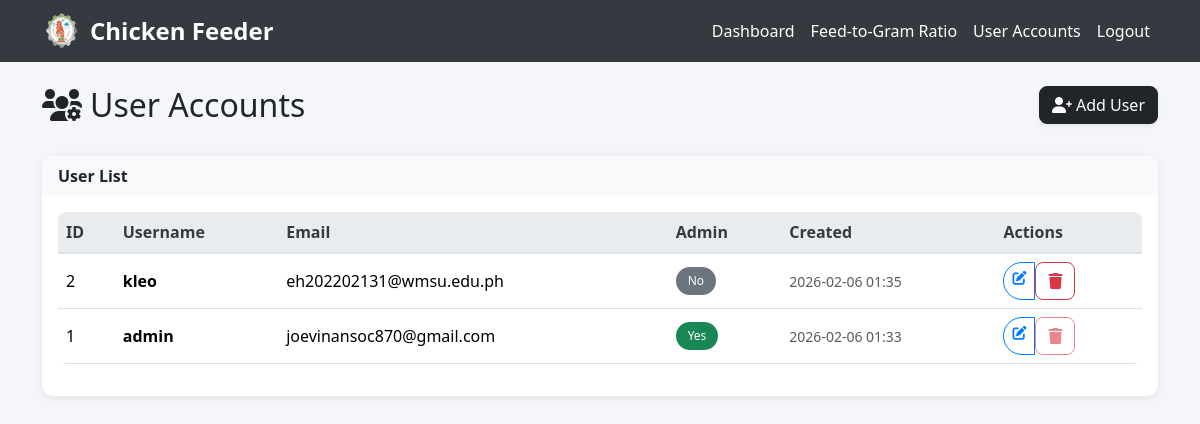
The app's page /admin/users (signed in) with its own data.
### models.py (models this page shows)
class User(UserMixin, db.Model):
    id = db.Column(db.Integer, primary_key=True)
    username = db.Column(db.String(80), unique=True, nullable=False)
    email = db.Column(db.String(120), unique=True, nullable=False)
    password_hash = db.Column(db.String(120), nullable=False)
    iot_device_url = db.Column(db.String(255), nullable=True)  # e.g., 'http://192.168.1.100:5000' or 'pi_klei'
    is_admin = db.Column(db.Boolean, default=True)
    created_at = db.Column(db.DateTime, default=datetime.now)

### app.py (the view)
@app.route('/admin/users')
@login_required
def admin_user_dashboard():
    if not require_admin():
        return redirect(url_for('dashboard'))
    users = User.query.order_by(User.created_at.desc()).all()
    return render_template('admin/users.html', users=users)

### app.py (called while the page is built)
@login_manager.user_loader
def load_user(user_id):
    return db.session.get(User, int(user_id))

@app.context_processor
def inject_datetime():
    return {'datetime': datetime}

@app.before_request
def restrict_admin_from_user_pages():
    if current_user.is_authenticated and getattr(current_user, 'is_admin', False):
        if not request.path.startswith('/admin'):
            if not request.path.startswith('/static') and not request.path.startswith('/logout'):
                return redirect(url_for('admin.dashboard'))

def require_admin():
    if not current_user.is_authenticated or not getattr(current_user, 'is_admin', False):
        flash('Unauthorized: admin access required.', 'danger')
        return False
    return True

### templates/admin/users.html (shortened to what this page needs)
{% extends "admin_base.html" %}
{% block content %}
<div class="container mt-4">
    <div class="row mb-4">
        <div class="col">
            <h1 class="h2 ">
                <i class="fas fa-users-cog me-2"></i>User Accounts
            </h1>
        </div>
        <div class="col-auto">
            <a href="{{ url_for('admin_create_user') }}" class="btn btn-dark shadow-sm">
                <i class="fas fa-user-plus me-1"></i>Add User
            </a>
        </div>
    </div>
    <div class="card">
        <div class="card-header bg-light border-bottom-0">
            <strong>User List</strong>
        </div>
        <div class="card-body">
            {% if users %}
            <div class="table-responsive">
                <table class="table table-hover align-middle">
                    <thead class="table-light">
                        <tr>
                            <th>ID</th>
                            <th>Username</th>
                            <th>Email</th>
                            <th>Admin</th>
                            <th>Created</th>
                            <th>Actions</th>
                        </tr>
                    </thead>
                    <tbody>
                        {% for user in users %}
                        <tr>
                            <td>{{ user.id }}</td>
                            <td><span class="fw-bold">{{ user.username }}</span></td>
                            <td>{{ user.email }}</td>
                            <td>
                                {% if user.is_admin %}
                                    <span class="badge bg-success">Yes</span>
                                {% else %}
                                    <span class="badge bg-secondary">No</span>
                                {% endif %}
                            </td>
                            <td>
                                <small class="text-muted">{{ user.created_at.strftime('%Y-%m-%d %H:%M') }}</small>
                            </td>
                            <td>
                                <div class="btn-group btn-group-sm">
                                    <a href="{{ url_for('admin_edit_user', user_id=user.id) }}" class="btn btn-outline-primary" title="Edit">
                                        <i class="fas fa-edit"></i>
                                    </a>
                                    <form method="POST" action="{{ url_for('admin_delete_user', user_id=user.id) }}" style="display:inline;" class="delete-user-form" data-username="{{ user.username }}">
                                        <button type="submit" class="btn btn-outline-danger" title="Delete" {% if user.id == current_user.id %}disabled{% endif %}>
                                            <i class="fas fa-trash"></i>
                                        </button>
                                    </form>
                                </div>
                            </td>
                        </tr>
                        {% endfor %}
                    </tbody>
                </table>
            </div>
            {% else %}
            <div class="text-center text-muted py-5">
                <i class="fas fa-users fa-4x mb-3"></i>
                <h4>No Users Found</h4>
                <p class="mb-4">You can add new users using the button above.</p>
            </div>
            {% endif %}
        </div>
    </div>
</div>
{% endblock %}

### static/css/style.css (style rules this page uses)
:root { --primary-color: #2c5f2d; --secondary-color: #97bc62; --success-color: #28a745; --danger-color: #dc3545; --warning-color: #ffc107; --info-color: #17a2b8; --light-color: #f8f9fa; --dark-color: #343a40; }
body { font-family: 'Segoe UI', Tahoma, Geneva, Verdana, sans-serif; background-color: #f5f7fa; }
.card { border: none; border-radius: 12px; box-shadow: 0 2px 10px rgba(0,0,0,0.08); transition: all 0.3s ease; }
.card-header { background: linear-gradient(135deg, #f8f9fa 0%, #e9ecef 100%); border-bottom: 1px solid #dee2e6; border-radius: 12px 12px 0 0 !important; font-weight: 600; }
.btn { border-radius: 8px; font-weight: 500; transition: all 0.2s ease; }
.table { border-radius: 8px; overflow: hidden; }
.table thead th { background-color: #f8f9fa; border-bottom: 2px solid #dee2e6; font-weight: 600; color: var(--dark-color); }
.badge { border-radius: 20px; font-size: 0.75rem; font-weight: 500; padding: 0.5rem 0.75rem; }
.btn:disabled { opacity: 0.6; cursor: not-allowed; }

### templates/admin_base.html (style rules this page uses)
body { background: #f4f6fa; }
.table thead th { background: #e9ecef; }
.btn-primary, .btn-outline-primary { border-radius: 20px; }
.btn-outline-primary { border: 1px solid #007bff; color: #007bff; }
.card-header { background: #f8f9fa; font-weight: 500; }

### records on screen
User: id "2", username "kleo", email "eh202202131@wmsu.edu.ph", is_admin "No", created_at "2026-02-06 01:35"
User: id "1", username "admin", email "joevinansoc870@gmail.com", is_admin "Yes", created_at "2026-02-06 01:33"
